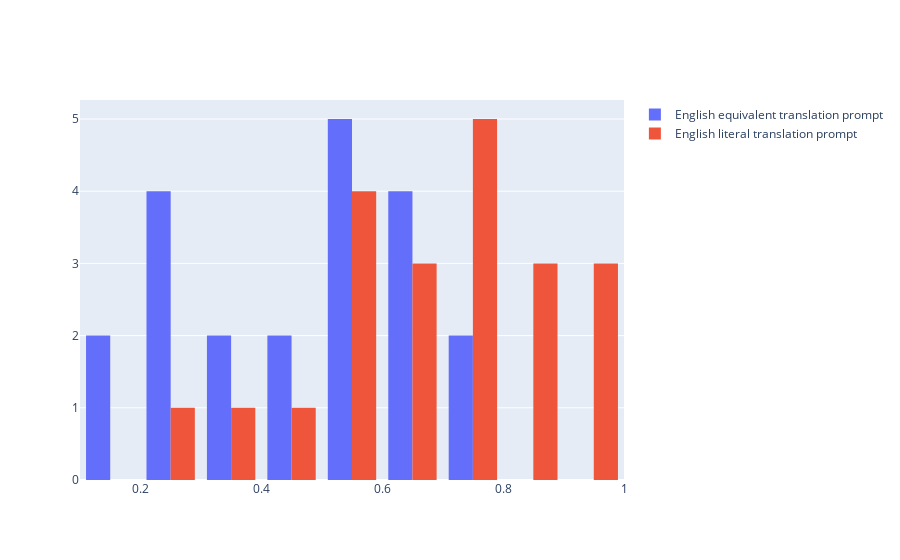

The code cell stored with this chart in its notebook:
### Code cell
import plotly.graph_objects as go


fig = go.Figure()

fig.add_trace(go.Histogram(histfunc="count", y=percentages['eng_equivalent'], x=percentages['eng_equivalent'], name="English equivalent translation prompt"))
fig.add_trace(go.Histogram(histfunc="count", y=percentages['eng_literal'], x=percentages['eng_literal'], name="English literal translation prompt"))
fig.show()

### Figure 1 — Plotly figure (JSON) as saved in the notebook; plotly's stock layout.template omitted (floating-point values rounded to 4 significant figures)
{"data": [{"histfunc": "count", "name": "English equivalent translation prompt", "type": "histogram", "x": [0.2128, 0.4512, 0.3413, 0.3488, 0.7534, 0.7438, 0.6612, 0.2736, 0.5422, 0.2718, 0.2621, 0.1152, 0.1549, 0.6349, 0.5831, 0.6029, 0.5091, 0.4323, 0.5246, 0.5766, 0.606], "y": [0.2128, 0.4512, 0.3413, 0.3488, 0.7534, 0.7438, 0.6612, 0.2736, 0.5422, 0.2718, 0.2621, 0.1152, 0.1549, 0.6349, 0.5831, 0.6029, 0.5091, 0.4323, 0.5246, 0.5766, 0.606]}, {"histfunc": "count", "name": "English literal translation prompt", "type": "histogram", "x": [0.9396, 0.6203, 0.5111, 0.767, 0.8608, 0.8162, 0.725, 0.5664, 0.2072, 0.4241, 0.3054, 0.9414, 0.5043, 0.7893, 0.6993, 0.9345, 0.5775, 0.6412, 0.7705, 0.8201, 0.7258], "y": [0.9396, 0.6203, 0.5111, 0.767, 0.8608, 0.8162, 0.725, 0.5664, 0.2072, 0.4241, 0.3054, 0.9414, 0.5043, 0.7893, 0.6993, 0.9345, 0.5775, 0.6412, 0.7705, 0.8201, 0.7258]}], "layout": {}}
